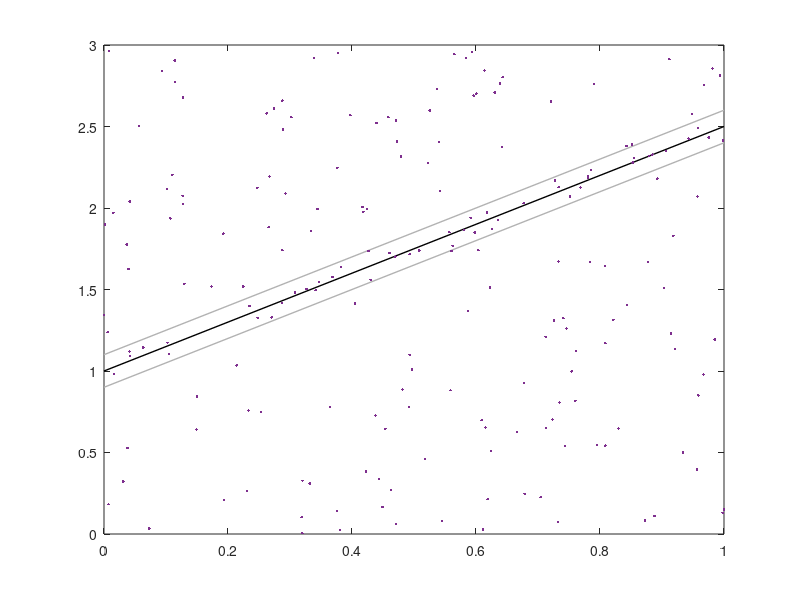

MATLAB code for this plot: (Note: this script raises an error after producing the figure.)
function au_ransac_demo
%  AU_RANSAC_DEMO  Example of use of au_ransac

% awf, aug06

N=200;
NoiseSigma = 0.05;
x = rand(N,1);
y = 1.5 * x + 1  + randn(N,1) * NoiseSigma;;
THRESH = 2*NoiseSigma;

ind = find(rand(N,1) < 0.8);
y(ind) = rand(size(ind)) * 3;

clf
hold off
plot([0 1], [1 2.5], 'color', [0 0 0], 'linewidth', 1);
hold on
plot([0 1], [1 2.5]-THRESH, 'color', [1 1 1]*.7, 'linewidth', 1);
plot([0 1], [1 2.5]+THRESH, 'color', [1 1 1]*.7, 'linewidth', 1);
plot(x,y,'.')
axis([0 1 0 3]);

polyorder = 3;

% Function to return parameters given data indices
f_fit = @(indices) ...
  polyfit(x(indices), y(indices), polyorder);

% Function to compute residuals for given data indices and params
f_compute_residuals = @(params,indices) ...
  abs(polyval(params, x(indices)) - y(indices)) > THRESH;

% Verbose output function
xrange = linspace(0,1,100);
draw_handle_1 = plot([0 1], [nan nan], 'r');
draw_handle_2 = plot(nan, nan, 'ro');
f_out = @(tag, indices, params) ...
  [setxy(draw_handle_1, xrange, polyval(params, xrange))
   setxy(draw_handle_2, x(indices), y(indices))];

opts = au_ransac('opts');
opts.NDATA = N;
opts.NSAMPLES = polyorder + 1;
opts.fit = f_fit;
opts.compute_residuals = f_compute_residuals;
opts.output = f_out;
params = au_ransac(opts);
disp(params);

function h = setxy(h, x, y)
set(h, 'xdata', x, 'ydata', y);
drawnow

